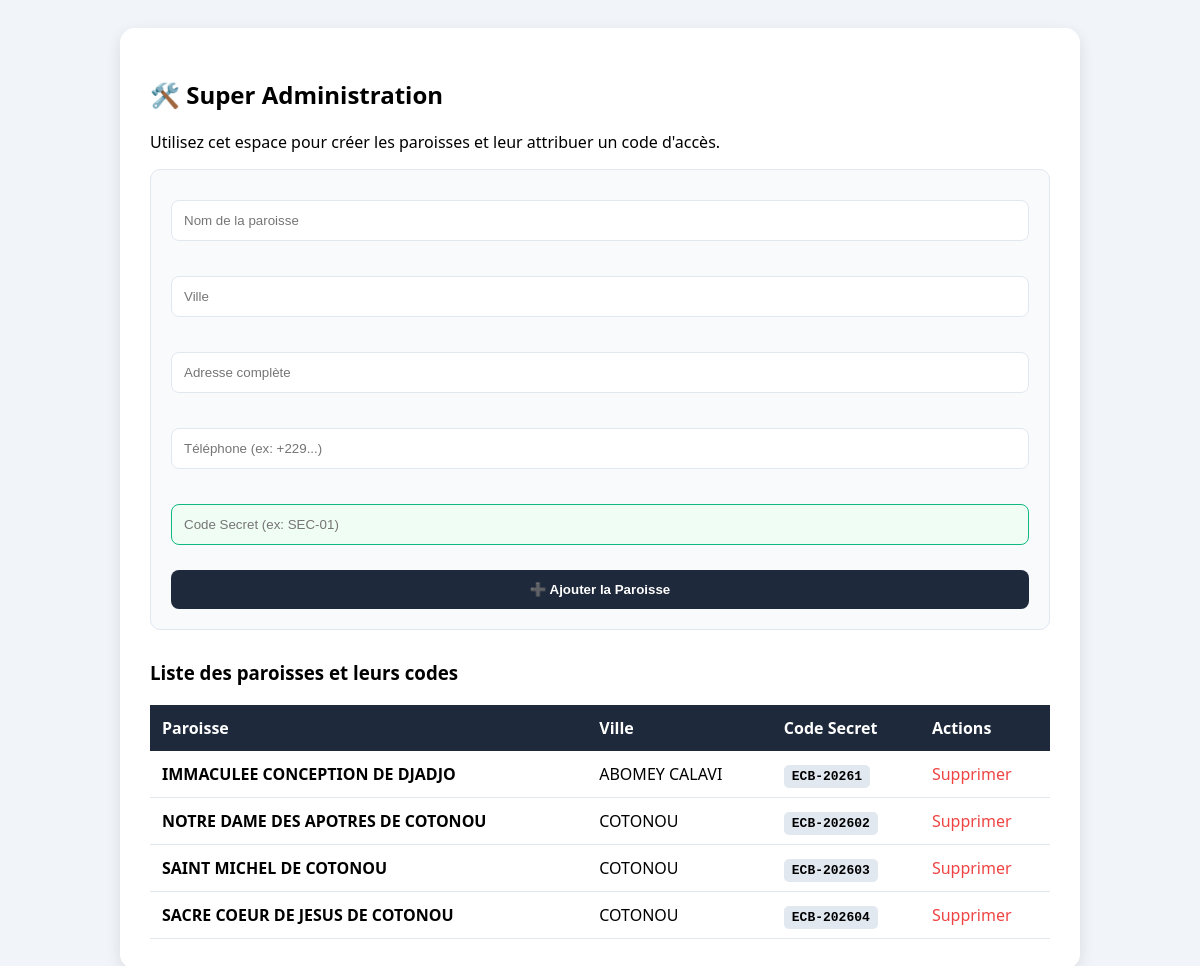
The page /admin on the database its author committed.
### app.py (models this page shows)
class Paroisse(db.Model):
    id = db.Column(db.Integer, primary_key=True)
    nom = db.Column(db.String(100), nullable=False)
    ville = db.Column(db.String(100), nullable=False)
    telephone = db.Column(db.String(20))
    code = db.Column(db.String(20), nullable=False, unique=True)
    annonce = db.Column(db.Text, default="")
    h_lundi = db.Column(db.String(100), default="À préciser")
    h_mardi = db.Column(db.String(100), default="À préciser")
    h_mercredi = db.Column(db.String(100), default="À préciser")
    h_jeudi = db.Column(db.String(100), default="À préciser")
    h_vendredi = db.Column(db.String(100), default="À préciser")
    h_samedi = db.Column(db.String(100), default="À préciser")
    h_dimanche = db.Column(db.String(100), default="À préciser")

### app.py (the view, shortened to what this page needs)
@app.route('/admin', methods=['GET', 'POST'])
def admin():
    return render_template('admin.html', paroisses=Paroisse.query.all())

### templates/admin.html (shortened to what this page needs)
<!DOCTYPE html>
<html lang="fr">
<head>
</head>
<body>
    <div class="card">
        <h2>🛠️ Super Administration</h2>
        <p>Utilisez cet espace pour créer les paroisses et leur attribuer un code d'accès.</p>
        <div class="form-box">
            <form action="/admin" method="POST" style="display: flex; flex-direction: column; gap: 15px;">
    <input type="text" name="nom" placeholder="Nom de la paroisse" required
           style="padding: 12px; border: 1px solid #e2e8f0; border-radius: 8px;">
    <input type="text" name="ville" placeholder="Ville"
           style="padding: 12px; border: 1px solid #e2e8f0; border-radius: 8px;">
    <input type="text" name="adresse" placeholder="Adresse complète"
           style="padding: 12px; border: 1px solid #e2e8f0; border-radius: 8px;">
    <input type="text" name="telephone" placeholder="Téléphone (ex: +229...)"
           style="padding: 12px; border: 1px solid #e2e8f0; border-radius: 8px;">
    <input type="text" name="code" placeholder="Code Secret (ex: SEC-01)" required
           style="padding: 12px; border: 1px solid #10b981; border-radius: 8px; background: #f0fdf4;">
    <button type="submit" style="background: #1e293b; color: white; padding: 12px; border: none; border-radius: 8px; font-weight: bold; cursor: pointer;">
        ➕ Ajouter la Paroisse
    </button>
</form>
        </div>
        <h3>Liste des paroisses et leurs codes</h3>
        <table>
            <thead>
                <tr>
                    <th>Paroisse</th>
                    <th>Ville</th>
                    <th>Code Secret</th>
                    <th>Actions</th>
                </tr>
            </thead>
            <tbody>
                {% for p in paroisses %}
                <tr>
                    <td><strong>{{ p.nom }}</strong></td>
                    <td>{{ p.ville }}</td>
                    <td><span class="code-badge">{{ p.code }}</span></td>
                    <td><a href="/supprimer_paroisse/{{ p.id }}" style="color: #ef4444; text-decoration: none;">Supprimer</a></td>
                </tr>
                {% endfor %}
            </tbody>
        </table>
    </div>
</body>
</html>

### templates/admin.html (style rules this page uses)
:root { --primary: #10b981; --dark: #1e293b; }
body { font-family: 'Segoe UI', sans-serif; background: #f1f5f9; padding: 20px; }
.card { max-width: 900px; margin: auto; background: white; padding: 30px; border-radius: 15px; box-shadow: 0 5px 15px rgba(0,0,0,0.1); }
.form-box { background: #f8fafc; padding: 20px; border-radius: 10px; border: 1px solid #e2e8f0; margin-bottom: 30px; }
input { width: 100%; padding: 12px; margin: 10px 0; border: 1px solid #cbd5e1; border-radius: 8px; box-sizing: border-box; }
table { width: 100%; border-collapse: collapse; margin-top: 20px; }
th { background: var(--dark); color: white; padding: 12px; text-align: left; }
td { padding: 12px; border-bottom: 1px solid #e2e8f0; }
.code-badge { background: #e2e8f0; padding: 4px 8px; border-radius: 5px; font-family: monospace; font-weight: bold; }

### rows shown on the page
Paroisse: nom "IMMACULEE CONCEPTION DE DJADJO", ville "ABOMEY CALAVI", code "ECB-20261"
Paroisse: nom "NOTRE DAME DES APOTRES DE COTONOU", ville "COTONOU", code "ECB-202602"
Paroisse: nom "SAINT MICHEL DE COTONOU", ville "COTONOU", code "ECB-202603"
Paroisse: nom "SACRE COEUR DE JESUS DE COTONOU", ville "COTONOU", code "ECB-202604"
